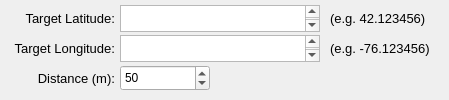
    <widget class="QWidget" name="page_12">
     <widget class="QSpinBox" name="spinBox_rf_gps_point_distance">
      <property name="geometry">
       <rect>
        <x>120</x>
        <y>65</y>
        <width>90</width>
        <height>26</height>
       </rect>
      </property>
      <property name="minimum">
       <number>1</number>
      </property>
      <property name="maximum">
       <number>1000000</number>
      </property>
      <property name="value">
       <number>50</number>
      </property>
     </widget>
     <widget class="QTextEdit" name="textEdit_rf_gps_point_longitude">
      <property name="geometry">
       <rect>
        <x>120</x>
        <y>35</y>
        <width>200</width>
        <height>27</height>
       </rect>
      </property>
      <property name="font">
       <font>
        <pointsize>11</pointsize>
       </font>
      </property>
      <property name="tabChangesFocus">
       <bool>true</bool>
      </property>
      <property name="readOnly">
       <bool>false</bool>
      </property>
     </widget>
     <widget class="QLabel" name="label2_rf_gps_point_distance">
      <property name="geometry">
       <rect>
        <x>5</x>
        <y>70</y>
        <width>110</width>
        <height>16</height>
       </rect>
      </property>
      <property name="font">
       <font>
        <pointsize>10</pointsize>
       </font>
      </property>
      <property name="text">
       <string>Distance (m):</string>
      </property>
      <property name="alignment">
       <set>Qt::AlignRight|Qt::AlignTrailing|Qt::AlignVCenter</set>
      </property>
     </widget>
     <widget class="QLabel" name="label2_rf_gps_point_latitude">
      <property name="geometry">
       <rect>
        <x>5</x>
        <y>10</y>
        <width>110</width>
        <height>16</height>
       </rect>
      </property>
      <property name="font">
       <font>
        <pointsize>10</pointsize>
       </font>
      </property>
      <property name="text">
       <string>Target Latitude:</string>
      </property>
      <property name="alignment">
       <set>Qt::AlignRight|Qt::AlignTrailing|Qt::AlignVCenter</set>
      </property>
     </widget>
     <widget class="QLabel" name="label2_rf_gps_point_longitude">
      <property name="geometry">
       <rect>
        <x>5</x>
        <y>40</y>
        <width>110</width>
        <height>16</height>
       </rect>
      </property>
      <property name="font">
       <font>
        <pointsize>10</pointsize>
       </font>
      </property>
      <property name="text">
       <string>Target Longitude:</string>
      </property>
      <property name="alignment">
       <set>Qt::AlignRight|Qt::AlignTrailing|Qt::AlignVCenter</set>
      </property>
     </widget>
     <widget class="QTextEdit" name="textEdit_rf_gps_point_latitude">
      <property name="geometry">
       <rect>
        <x>120</x>
        <y>5</y>
        <width>200</width>
        <height>27</height>
       </rect>
      </property>
      <property name="font">
       <font>
        <pointsize>11</pointsize>
       </font>
      </property>
      <property name="tabChangesFocus">
       <bool>true</bool>
      </property>
      <property name="readOnly">
       <bool>false</bool>
      </property>
     </widget>
     <widget class="QLabel" name="label2_rf_gps_point_note1">
      <property name="geometry">
       <rect>
        <x>330</x>
        <y>10</y>
        <width>110</width>
        <height>16</height>
       </rect>
      </property>
      <property name="font">
       <font>
        <pointsize>10</pointsize>
       </font>
      </property>
      <property name="text">
       <string>(e.g. 42.123456)</string>
      </property>
      <property name="alignment">
       <set>Qt::AlignLeading|Qt::AlignLeft|Qt::AlignVCenter</set>
      </property>
     </widget>
     <widget class="QLabel" name="label2_rf_gps_point_note2">
      <property name="geometry">
       <rect>
        <x>330</x>
        <y>40</y>
        <width>110</width>
        <height>16</height>
       </rect>
      </property>
      <property name="font">
       <font>
        <pointsize>10</pointsize>
       </font>
      </property>
      <property name="text">
       <string>(e.g. -76.123456)</string>
      </property>
      <property name="alignment">
       <set>Qt::AlignLeading|Qt::AlignLeft|Qt::AlignVCenter</set>
      </property>
     </widget>
    </widget>
